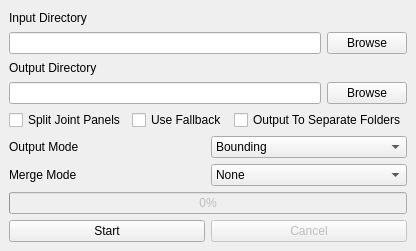
<?xml version="1.0" encoding="UTF-8"?>
<ui version="4.0">
 <class>MainWindow</class>
 <widget class="QMainWindow" name="MainWindow">
  <property name="geometry">
   <rect>
    <x>0</x>
    <y>0</y>
    <width>374</width>
    <height>251</height>
   </rect>
  </property>
  <property name="windowTitle">
   <string>Manga Panel Extractor</string>
  </property>
  <property name="iconSize">
   <size>
    <width>24</width>
    <height>24</height>
   </size>
  </property>
  <widget class="QWidget" name="centralwidget">
   <property name="enabled">
    <bool>true</bool>
   </property>
   <layout class="QVBoxLayout" name="verticalLayout_2">
    <item>
     <widget class="QLabel" name="input_directory_label">
      <property name="text">
       <string>Input Directory</string>
      </property>
     </widget>
    </item>
    <item>
     <layout class="QHBoxLayout" name="horizontalLayout_2">
      <item>
       <widget class="QLineEdit" name="input_directory_line_edit"/>
      </item>
      <item>
       <widget class="QPushButton" name="input_directory_browse_button">
        <property name="text">
         <string>Browse</string>
        </property>
       </widget>
      </item>
     </layout>
    </item>
    <item>
     <widget class="QLabel" name="output_directory_label">
      <property name="text">
       <string>Output Directory</string>
      </property>
     </widget>
    </item>
    <item>
     <layout class="QHBoxLayout" name="horizontalLayout_3">
      <item>
       <widget class="QLineEdit" name="output_directory_line_edit"/>
      </item>
      <item>
       <widget class="QPushButton" name="output_directory_browse_button">
        <property name="text">
         <string>Browse</string>
        </property>
       </widget>
      </item>
     </layout>
    </item>
    <item>
     <layout class="QHBoxLayout" name="horizontalLayout">
      <item>
       <widget class="QCheckBox" name="split_joint_panels_check_box">
        <property name="toolTip">
         <string>&lt;html&gt;&lt;head/&gt;&lt;body&gt;&lt;p&gt;Split any panels that are joint together.&lt;/p&gt;&lt;/body&gt;&lt;/html&gt;</string>
        </property>
        <property name="text">
         <string>Split Joint Panels</string>
        </property>
       </widget>
      </item>
      <item>
       <widget class="QCheckBox" name="use_fallback_check_box">
        <property name="toolTip">
         <string>&lt;html&gt;&lt;head/&gt;&lt;body&gt;&lt;p&gt;Use another method whenever the base method fails to extract panels.&lt;/p&gt;&lt;/body&gt;&lt;/html&gt;</string>
        </property>
        <property name="text">
         <string>Use Fallback</string>
        </property>
       </widget>
      </item>
      <item>
       <widget class="QCheckBox" name="output_separate_folders_check_box">
        <property name="toolTip">
         <string>&lt;html&gt;&lt;head/&gt;&lt;body&gt;&lt;p&gt;Create folders for every input manga page and extract their respective panels into them.&lt;/p&gt;&lt;/body&gt;&lt;/html&gt;</string>
        </property>
        <property name="text">
         <string>Output To Separate Folders</string>
        </property>
       </widget>
      </item>
     </layout>
    </item>
    <item>
     <layout class="QHBoxLayout" name="horizontalLayout_4">
      <item>
       <widget class="QLabel" name="output_mode_label">
        <property name="toolTip">
         <string>&lt;html&gt;&lt;head/&gt;&lt;body&gt;&lt;p&gt;Bounding - Crop the original image with size and position of the bounding box of panels.&lt;/p&gt;&lt;p&gt;Masked - Preserve only the target panel's pixels in the cropped image.&lt;/p&gt;&lt;/body&gt;&lt;/html&gt;</string>
        </property>
        <property name="text">
         <string>Output Mode</string>
        </property>
       </widget>
      </item>
      <item>
       <widget class="QComboBox" name="output_mode_combo_box">
        <property name="toolTip">
         <string>&lt;html&gt;&lt;head/&gt;&lt;body&gt;&lt;p&gt;Bounding - Crop the original image with size and position of the bounding box of panels.&lt;/p&gt;&lt;p&gt;Masked - Preserve only the target panel's pixels in the cropped image.&lt;/p&gt;&lt;/body&gt;&lt;/html&gt;</string>
        </property>
        <item>
         <property name="text">
          <string>Bounding</string>
         </property>
        </item>
        <item>
         <property name="text">
          <string>Masked </string>
         </property>
        </item>
       </widget>
      </item>
     </layout>
    </item>
    <item>
     <layout class="QHBoxLayout" name="horizontalLayout_6">
      <item>
       <widget class="QLabel" name="merge_mode_label">
        <property name="toolTip">
         <string>&lt;html&gt;&lt;head/&gt;&lt;body&gt;&lt;p&gt;None - Extract all panels separately&lt;/p&gt;&lt;p&gt;Vertically - Merge panels of vertical stripes&lt;/p&gt;&lt;p&gt;Horizontally - Merge panels of horizontal stripes&lt;/p&gt;&lt;/body&gt;&lt;/html&gt;</string>
        </property>
        <property name="text">
         <string>Merge Mode</string>
        </property>
       </widget>
      </item>
      <item>
       <widget class="QComboBox" name="merge_mode_combo_box">
        <property name="toolTip">
         <string>&lt;html&gt;&lt;head/&gt;&lt;body&gt;&lt;p&gt;None - Extract all panels separately&lt;/p&gt;&lt;p&gt;Vertical - Merge panels of vertical stripes&lt;/p&gt;&lt;p&gt;Horizontal - Merge panels of horizontal stripes&lt;/p&gt;&lt;/body&gt;&lt;/html&gt;</string>
        </property>
        <item>
         <property name="text">
          <string>None</string>
         </property>
        </item>
        <item>
         <property name="text">
          <string>Vertical</string>
         </property>
        </item>
        <item>
         <property name="text">
          <string>Horizontal</string>
         </property>
        </item>
       </widget>
      </item>
     </layout>
    </item>
    <item>
     <widget class="QProgressBar" name="progress_bar">
      <property name="enabled">
       <bool>false</bool>
      </property>
      <property name="value">
       <number>0</number>
      </property>
      <property name="invertedAppearance">
       <bool>false</bool>
      </property>
     </widget>
    </item>
    <item>
     <layout class="QHBoxLayout" name="horizontalLayout_5">
      <item>
       <widget class="QPushButton" name="start_button">
        <property name="text">
         <string>Start</string>
        </property>
       </widget>
      </item>
      <item>
       <widget class="QPushButton" name="cancel_button">
        <property name="enabled">
         <bool>false</bool>
        </property>
        <property name="text">
         <string>Cancel</string>
        </property>
       </widget>
      </item>
     </layout>
    </item>
   </layout>
  </widget>
 </widget>
 <resources/>
 <connections/>
</ui>
